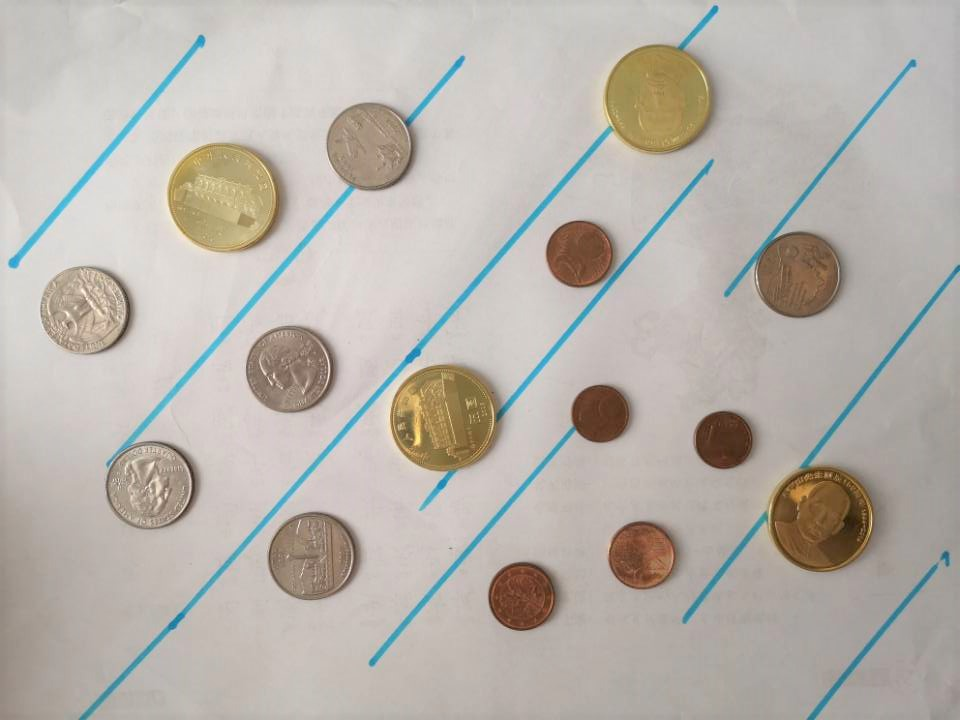
#> input picture Computer-vision/image/2-2.jpg, 960 x 720 px, found by its file name
$ python '分割.py'
#> lines starting #> are read from the running program, lines starting #| are printed output that depends on the picture; after the words box and inside, x2 and y2 are one past the last pixel; in counts of white or black regions, pixels touching at a corner belong together
import cv2
import numpy as np
import matplotlib.pyplot as plt

image = cv2.imread("./image/2-2.jpg")
#> image is the input picture: shape (720, 960, 3); mean B, G, R 171.7, 178.7, 184.3
gray = cv2.cvtColor(image, cv2.COLOR_BGR2GRAY)
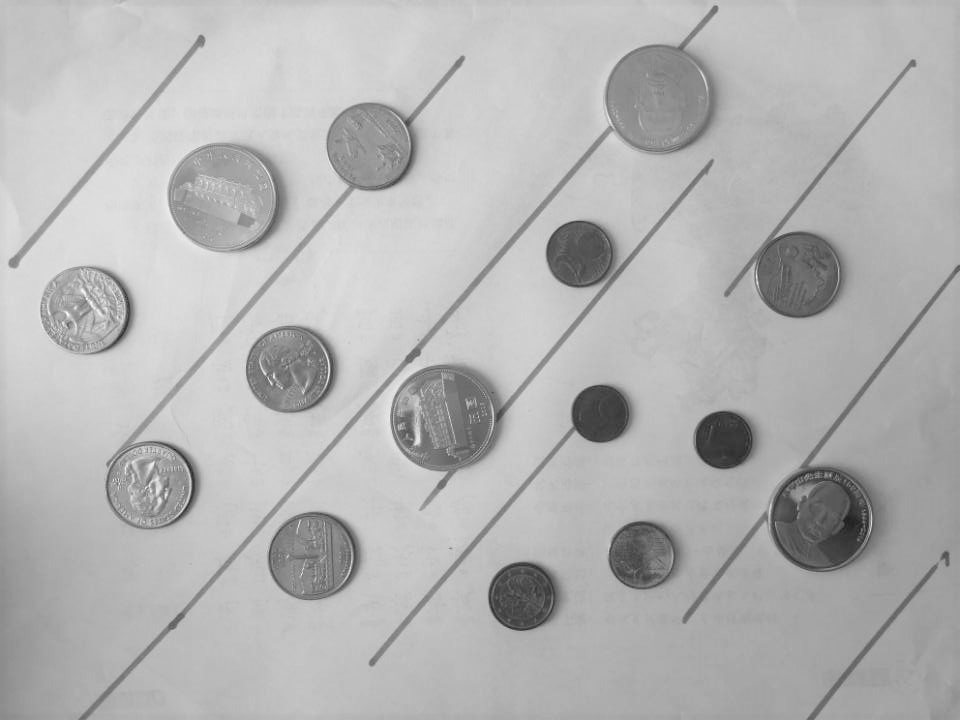
#> gray: shape (720, 960); min 25, max 250, mean 179.6
blurred = cv2.GaussianBlur(gray, (7, 7), 0)
edged = cv2.Canny(blurred, 30, 150, apertureSize=3)
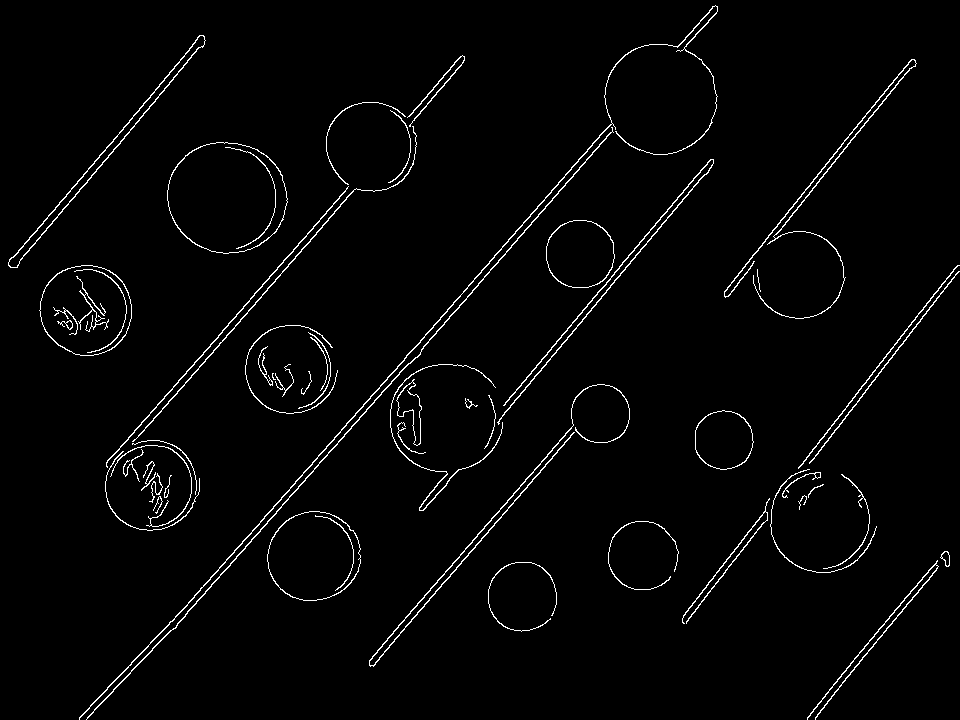
#> edged: shape (720, 960); 2.3% white in thin lines or dots
circles1 = cv2.HoughCircles(edged, cv2.HOUGH_GRADIENT, 1,
                            100, param1=100, param2=30, minRadius=1, maxRadius=100)
#> circles1 = 15 rows, first 8: [220.5, 195.5, 54.1], [313.5, 555.5, 45.5], [83.5, 308.5, 42.7], [445.5, 417.5, 54.7], [150.5, 484.5, 44.6], [819.5, 521.5, 50.3], [578.5, 252.5, 33.8], [372.5, 145.5, 44.3]

circles = np.uint16(np.around(circles1))
#> circles = 15 rows, first 8: [220, 196, 54], [314, 556, 46], [84, 308, 43], [446, 418, 55], [150, 484, 45], [820, 522, 50], [578, 252, 34], [372, 146, 44]

circles_count = 0
for i in circles[0, :]:
    cv2.circle(image, (i[0], i[1]), i[2], (255, 0, 0), 2)
    circles_count = 1+circles_count
    cv2.circle(image, (i[0], i[1]), 2, (0, 0, 255), 1)
#> this loop made 15 passes
#> i on passes 1 to 12: [220, 196, 54], [314, 556, 46], [84, 308, 43], [446, 418, 55], [150, 484, 45], [820, 522, 50], [578, 252, 34], [372, 146, 44], [600, 412, 29], [524, 596, 35], [662, 100, 54], [284, 370, 41]
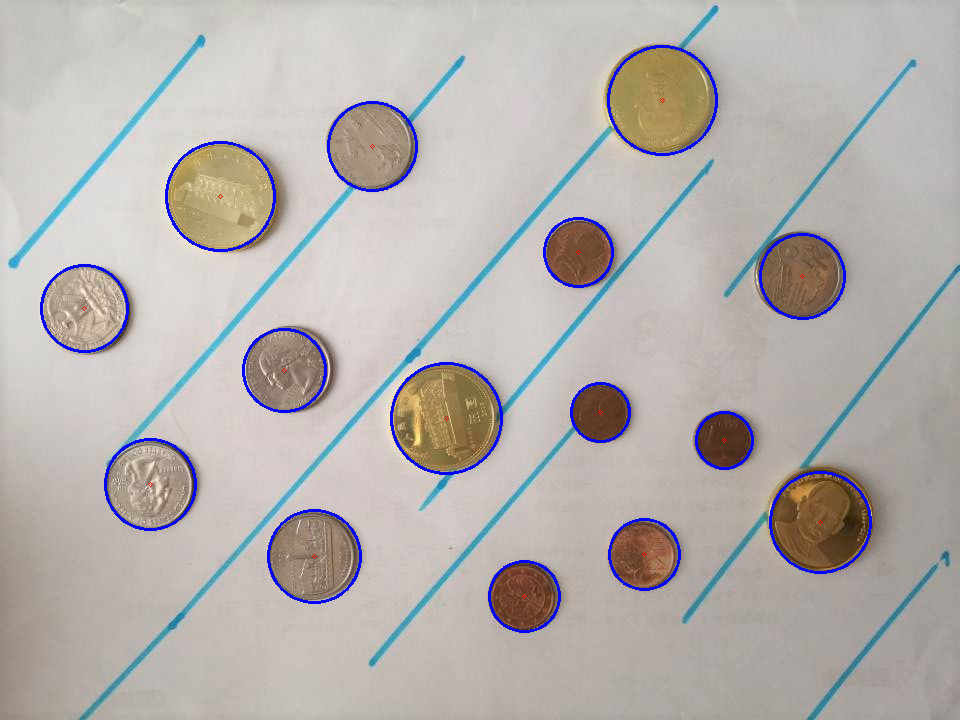
#> image: shape (720, 960, 3); 1.74% of pixels changed, all inside (x1, y1, x2, y2) = (40, 45, 872, 633)
#> after the loop, circles_count = 15
print("圆形个数:", circles_count)
#| 圆形个数: 15
coins = image.copy()
plt.subplot(121)
plt.title('Division')
plt.imshow(edged)
plt.subplot(122)
plt.title('Testing')
plt.imshow(coins)
plt.show()
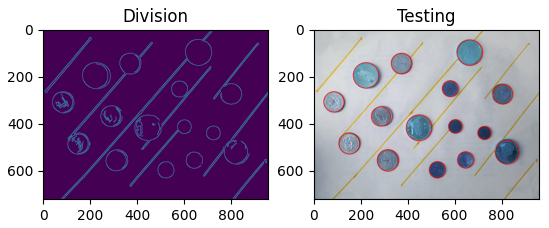
#> figure drawn by matplotlib, 2 panels; B, G, R data is drawn as R, G, B

$ run again, with Computer-vision/image/2-1.jpg copied over Computer-vision/image/2-2.jpg
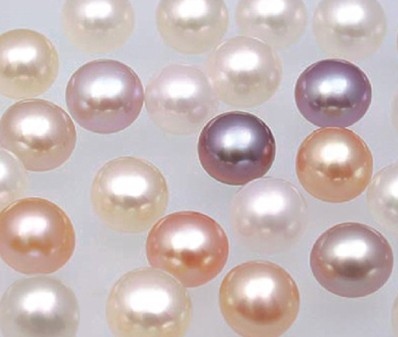
#> input picture Computer-vision/image/2-1.jpg, 398 x 337 px, found by its file name
#> image is the input picture: shape (337, 398, 3); mean B, G, R 184.5, 185.6, 200.4
#> `edged = cv2.Canny(blurred, 30, 150, apertureSize=3)`:
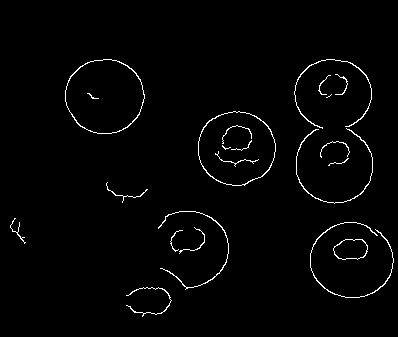
#> edged: shape (337, 398); 1.8% white in thin lines or dots, all inside (x1, y1, x2, y2) = (10, 59, 394, 317)
#> circles1 = [[104.5, 93.5, 38.6], [237.5, 147.5, 38.5], [333.5, 96.5, 38.7], [349.5, 261.5, 38.5], [189.5, 246.5, 37.9]]
#> circles = [[104, 94, 39], [238, 148, 38], [334, 96, 39], [350, 262, 38], [190, 246, 38]]
#> the loop `for i in circles[0, :]:` made 5 passes
#> after the loop `for i in circles[0, :]:`: circles_count = 5
#| 圆形个数: 5
#> `plt.show()`:
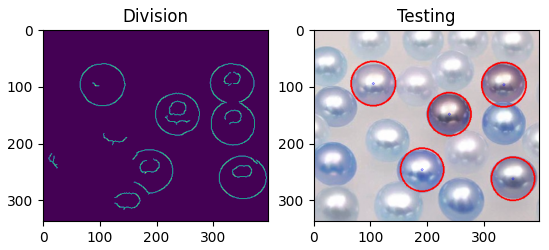
#> figure drawn by matplotlib, 2 panels; B, G, R data is drawn as R, G, B
